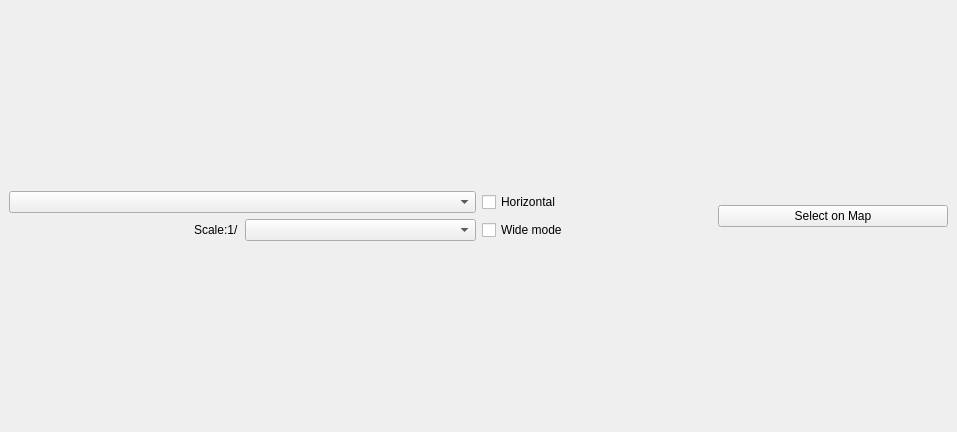
<?xml version="1.0" encoding="UTF-8"?>
<ui version="4.0">
 <class>EZPrinterDockWidgetBase</class>
 <widget class="QDockWidget" name="EZPrinterDockWidgetBase">
  <property name="geometry">
   <rect>
    <x>0</x>
    <y>0</y>
    <width>957</width>
    <height>432</height>
   </rect>
  </property>
  <property name="windowTitle">
   <string>EZPrinter</string>
  </property>
  <widget class="QWidget" name="dockWidgetContents">
   <layout class="QGridLayout" name="gridLayout">
    <item row="0" column="0">
     <layout class="QGridLayout" name="gridLayout_2">
      <item row="1" column="2">
       <widget class="QCheckBox" name="horizontalCheckBox">
        <property name="text">
         <string>Horizontal</string>
        </property>
       </widget>
      </item>
      <item row="2" column="0" alignment="Qt::AlignRight">
       <widget class="QLabel" name="label">
        <property name="text">
         <string>Scale:1/</string>
        </property>
       </widget>
      </item>
      <item row="2" column="1">
       <widget class="QComboBox" name="scalesComboBox"/>
      </item>
      <item row="1" column="0" colspan="2">
       <widget class="QComboBox" name="papersComboBox"/>
      </item>
      <item row="2" column="2">
       <widget class="QCheckBox" name="checkBox">
        <property name="text">
         <string>Wide mode</string>
        </property>
       </widget>
      </item>
      <item row="1" column="3" rowspan="2">
       <widget class="QPushButton" name="selectButton">
        <property name="text">
         <string>Select on Map</string>
        </property>
       </widget>
      </item>
     </layout>
    </item>
   </layout>
  </widget>
 </widget>
 <resources/>
 <connections/>
</ui>
